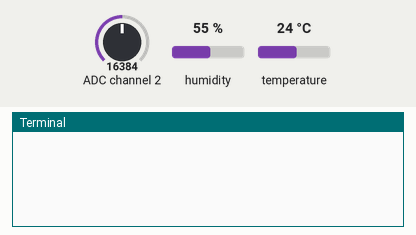
Simulated run of this program. Board: Raspberry Pi (BCM pin numbers). On the bench: the last lines printed to the terminal. The inputs (shaded band) are chosen by the test bench; at power-on: ADC channel 2 = 16384, humidity 55 %, temperature 24 °C (analog values on the 0–32767 scale). The clock reads 2024-03-15 10:24:30 at power-on unless the program sets it; databases and web services accept everything at once and return nothing.

Above: at 1.2 s.
1.3 s: ADC channel 2 set to 9830
At 3.1 s:
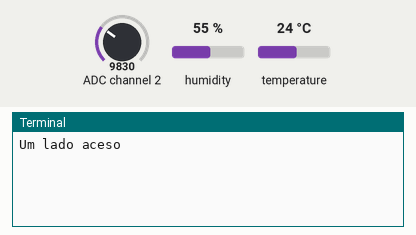
3.6 s: ADC channel 2 set to 3932
At 5.4 s:
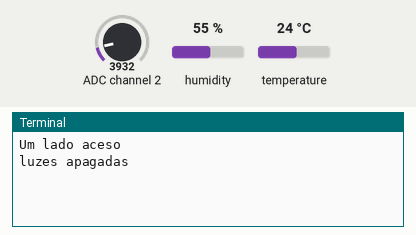
5.7 s: ADC channel 2 set to 16383
At 7.8 s:
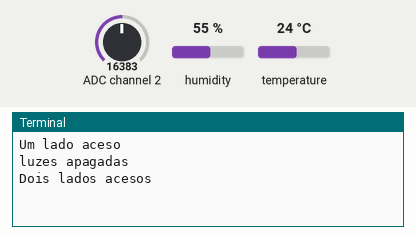

The program:

projeto.py
```python
# ISRAEL MEDEIROS FONTES
import math
# --Algoritmo feito em python --

import os, re
import time
import Adafruit_ADS1x15
import Adafruit_DHT
import thingspeak
import math
import datetime

#rede = raw_input("Digite o IP/mascara: ")

GAIN = 1
ADC_SOM = 0
ADC_LUZ = 2
GPIO_TEMP = 23

network = '192.168.0.0/24'
comand = "nmap -sP " + network + " | egrep -o " + network[:3] + ".* "
totalWatts = 0
wattsPcs = 0 #Consumo de um computador por minuto
channelThingspeak = thingspeak.Channel(id=728245, write_key='NIGM0C4XPR3VG5WX')
channelThingspeak2 = thingspeak.Channel(id=751523,write_key='I1JAE0U53ET1PJLK')

adc = Adafruit_ADS1x15.ADS1115()
dht11 = Adafruit_DHT.DHT11

def consumptionOfPcs():
	tempoAnterior = 0
	if( (int(time.time())-tempoAnterior ) >= 60 ):
		tempoAnterior = int(time.time())
		ipsOn = "".join(os.popen(comand).readlines()).split()
		qntdDePcs = len(ipsOn)-1
		totalWatts = totalWatts + qntDePcs*wattsPc1

def getTemperatura():
	tempT = Adafruit_DHT.read_retry(dht11, GPIO_TEMP)[1]
	if tempT is not None:
		return tempT

def getRuido():
	tempR = 0
	for i in range(200):
		ruido = adc.read_adc(ADC_SOM, gain=GAIN, data_rate=860)
		if(ruido > tempR):
			tempR = ruido
	return tempR

def getLuminosidade():
	luminosidade = adc.read_adc(ADC_LUZ, gain=GAIN)
	return round((luminosidade*0.00377273070),2)

def sendThings(temp, ruid, lumi, cons, pres, usoAr, usoluzes):
	update = {'field1': temp, 'field2': ruid, 'field3': lumi,'field4': cons, 'field5': pres, 'field6': usoAr, 'field7': usoluzes}

	fail = True

	while( fail == True ) :
		try:
			print('Tentando Enviar dados ao Thingspeak...')
			channelThingspeak.update(update)
			channelThingspeak2.update(update)
			fail = False
			print('Dados Enviados !')
		except:
			print('Falha no Envio !')
			pass

def getTime():
	return int(time.time())

tempoInicial15 = getTime()
tempoInicial5m = getTime()
tempoInicial5mluz = getTime()
tempoInicial3mAr = getTime()
tempoInicial1m = getTime()

presenca = 0
luzes = 0
noite = False
ruido = 0
ctlAr = 0
temperaturaInicial = 0
arLigado = 0
temperaturaAnterior = 0
qntdLuzes = 0

consumoAr = 26.66 #Consumo por minuto
consumoLuzes = 5.33 #Consumo por minuto
consumoTotal = 0
consumoInstant = 0

while(1):

	if(getTime() - tempoInicial1m > 60):
		consumoTotal += consumoAr*arLigado + consumoLuzes*qntdLuzes
		tempoInicial1m = getTime()

	temperaturaAtual = getTemperatura()
	if(temperaturaAnterior - temperaturaAtual == 1.0 and ctlAr == 0):
		temperaturaInicial = temperaturaAnterior;
		ctlAr = 1
		tempoInicial3mAr = getTime()

	if(temperaturaInicial - temperaturaAtual == 2.0 and (getTime() - tempoInicial3mAr) < 1800):
		arLigado = 1

	elif(getTime() - tempoInicial3mAr > 1800):
		ctlAr = 0

	if(temperaturaAtual == temperaturaInicial):
		arLigado = 0

	temperaturaAnterior = getTemperatura()

	if( datetime.datetime.now().hour >= 18):
		noite = True
	else :
		noite = False

	luz = getLuminosidade();

	if(getTime()-tempoInicial15 > 15):
		ruido = (int(getRuido()*0.12452)/1000.0)*24
		sendThings(temperaturaAnterior, ruido, luz, consumoTotal/1000, presenca, arLigado, qntdLuzes)
		tempoInicial15 = getTime()

	if(getTime()-tempoInicial5m > 180):
		presenca = 0
		tempoInicial5m = getTime()

	elif(ruido > 41):
		presenca = 1
		tempoInicial5m = getTime()

	if(getTime()-tempoInicial5mluz > 1):

		if(luz > 27.5 and luz < 38.0):
			print("Um lado aceso")
			qntdLuzes = 1

		elif(luz > 38.0):
			print("Dois lados acesos")
			qntdLuzes = 2

		else:
			print("luzes apagadas")
			qntdLuzes = 0

		tempoInicial5mluz = getTime()

	
```

Measured:
- after the input at 1.3 s, the terminal: prints a new line after 0.82 s (image 1)
- after the input at 3.6 s, the terminal: prints a new line after 0.64 s (image 2)
- after the input at 5.7 s, the terminal: prints a new line after 0.66 s (image 3)
